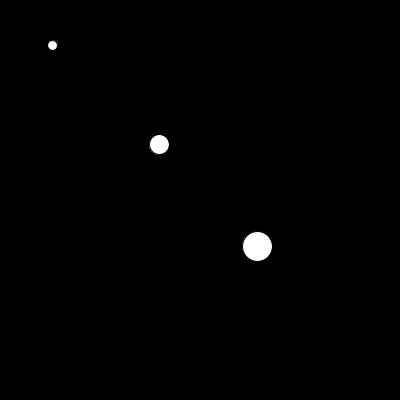
Frame 1 (no input)
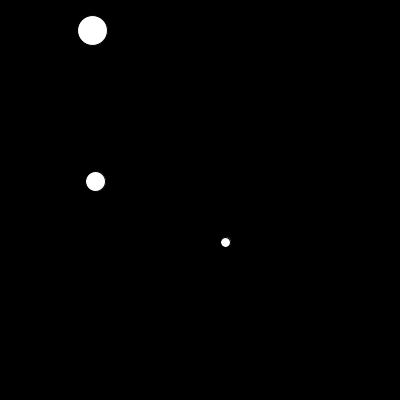
Frame 60 (the mouse pressed at the canvas centre just before this capture)
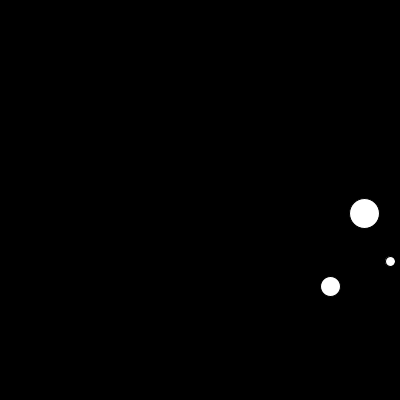
Frame 120 (the mouse held since frame 60 and released just before this capture)

The Processing sketch that drew these frames (run headless with seeded random() and noise(); from frame 60 on, the mouse is pressed at the canvas centre):

// Processing sketch: processing_48960
// ── processing_48960.pde

// make some circle objects (Circle is a custom object
// defined below

MovingCircle myCircle = new MovingCircle(50,50,10); 
MovingCircle myCircle2 = new MovingCircle(150,150,20); 
MovingCircle myCircle3 = new MovingCircle(250,250,30); 

void setup() { 
  size(400, 400); 
  smooth();
   
}

void draw() {
  
  background(0); 
  
  // update the position of the circles
  myCircle.update();
  myCircle2.update();
  myCircle3.update();

  // check for collisions with the walls 
  myCircle.checkCollisions();
  myCircle2.checkCollisions();
  myCircle3.checkCollisions();
  
  // and draw each one
  myCircle.drawCircle(); 
  myCircle2.drawCircle(); 
  myCircle3.drawCircle(); 
  
  
}


// this is the definition for our custom MovingCircle object,
// start with the name of the class (or type of object)

class MovingCircle {

  // any variable declared here will be properties of 
  // objects of this type  
  float x; 
  float y;
  float xSpeed; 
  float ySpeed; 
  float circleSize; 

  // this special function declaration has the same name 
  // as the class (MovingCircle) and it has no return type. This 
  // is known as the constructor and it's run when an  
  // object of this type is created. 
  
  MovingCircle(float xpos, float ypos, float csize) {
    x = xpos;
    y = ypos; 
    circleSize = csize;
    
    xSpeed = random(-10, 10); 
    ySpeed = random(-10, 10); 
    
  }

  // update adds the speed to the position, making
  // our circle move around. 
  void update() {
    x += xSpeed; 
    y += ySpeed;  
  }
  
  // this function checks to see if our circle has gone off 
  // the edge of the screen, and if so reverses the speed 
  
  void checkCollisions() { 
    
    float r = circleSize/2; 
    
    if ( (x<r) || (x>width-r)){ 
      xSpeed = -xSpeed; 
    }  
    
    if( (y<r) || (y>height-r)) { 
      ySpeed = -ySpeed;  
    }
    
  }
  
  void drawCircle() { 
    
    fill(255); 
    ellipse(x, y, circleSize, circleSize); 
    
  }
  
  
}
